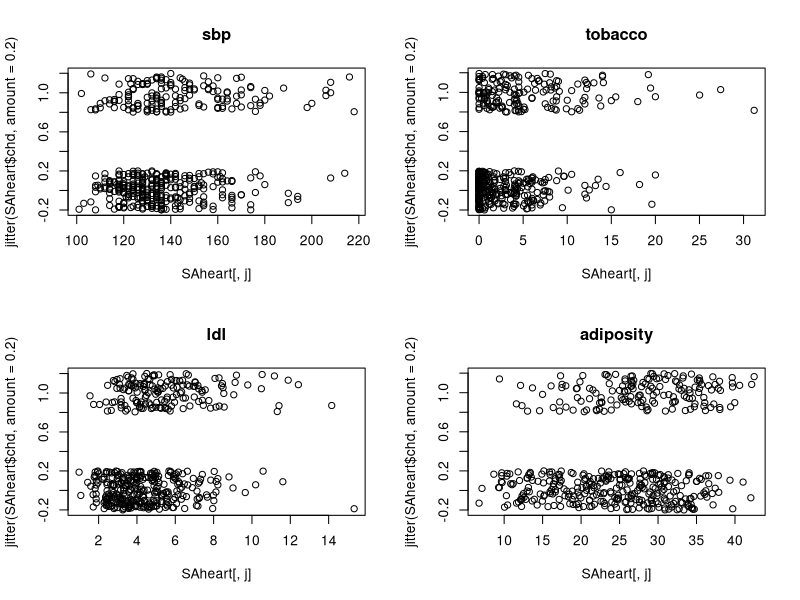
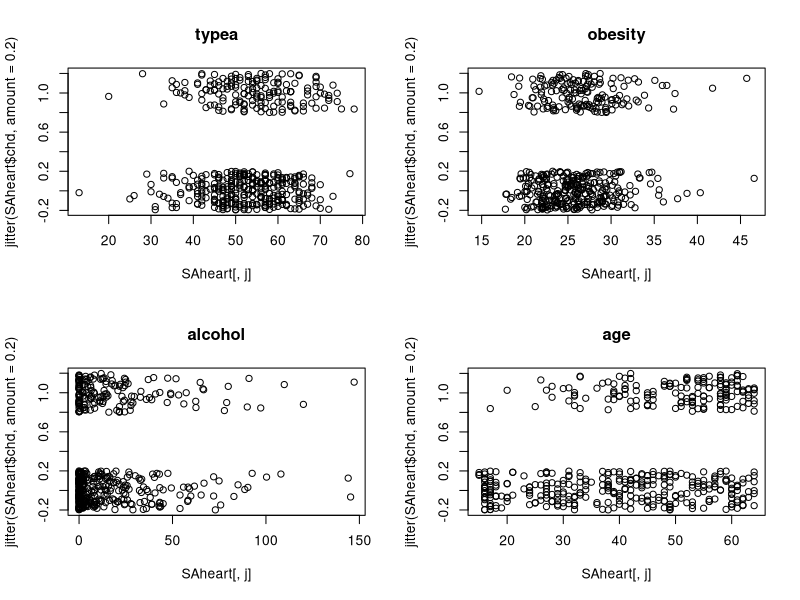
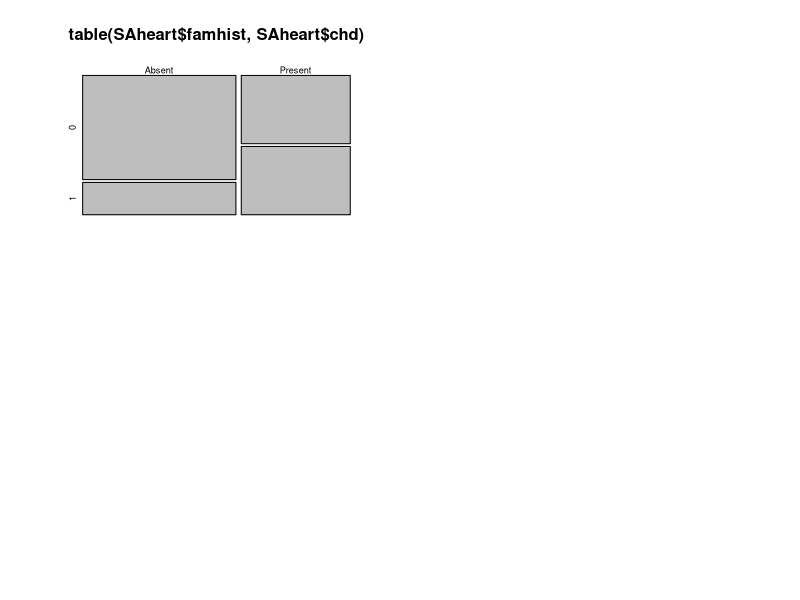
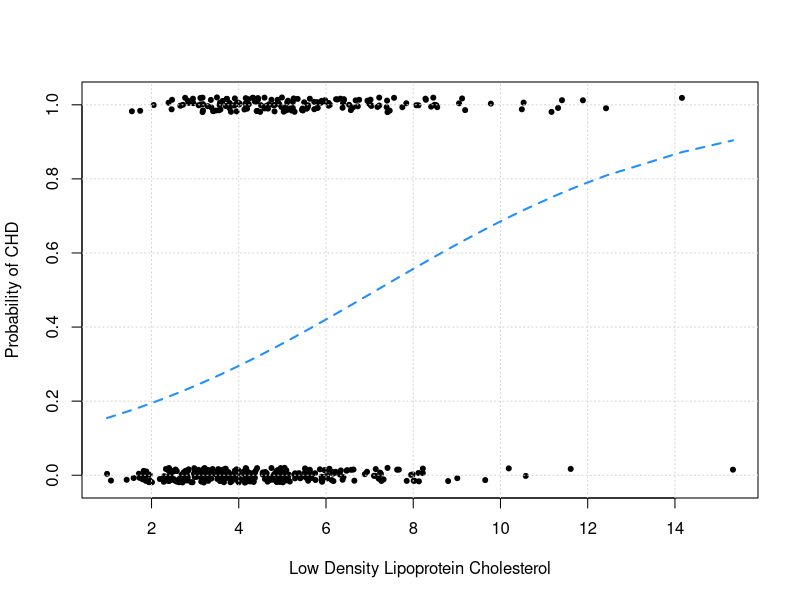
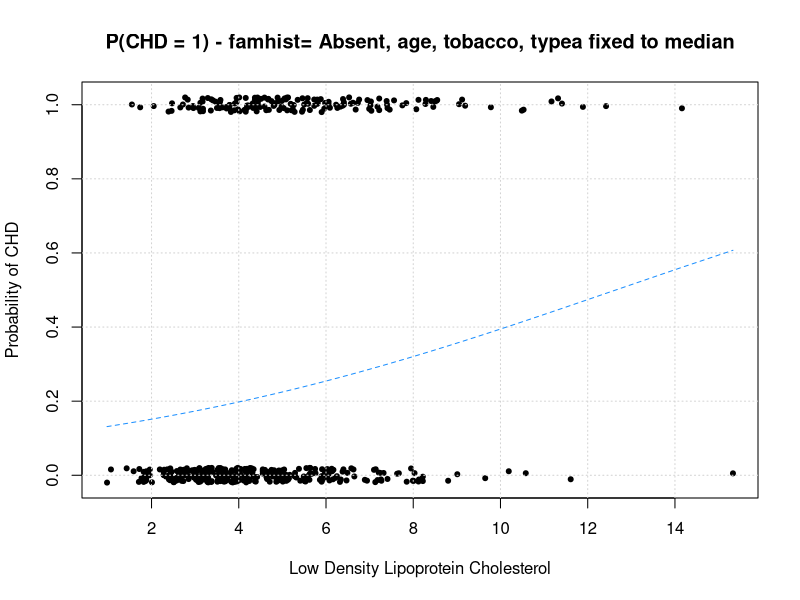
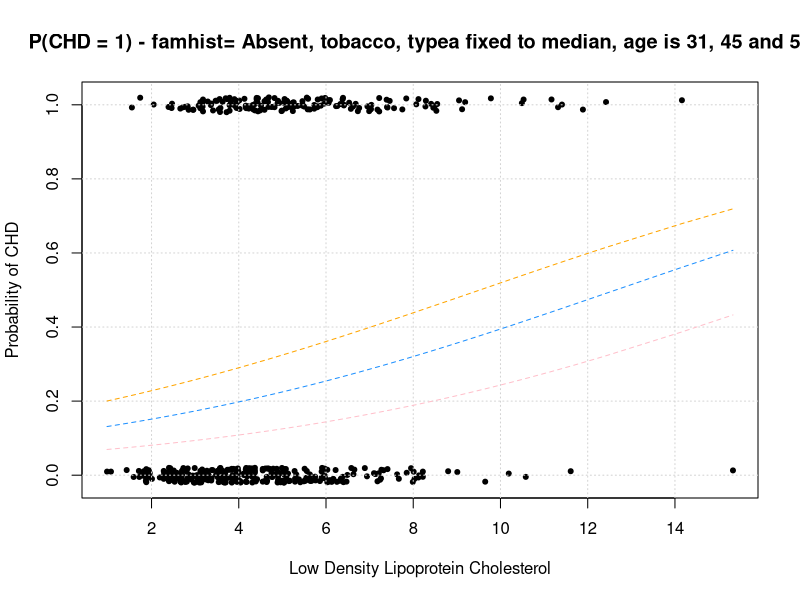
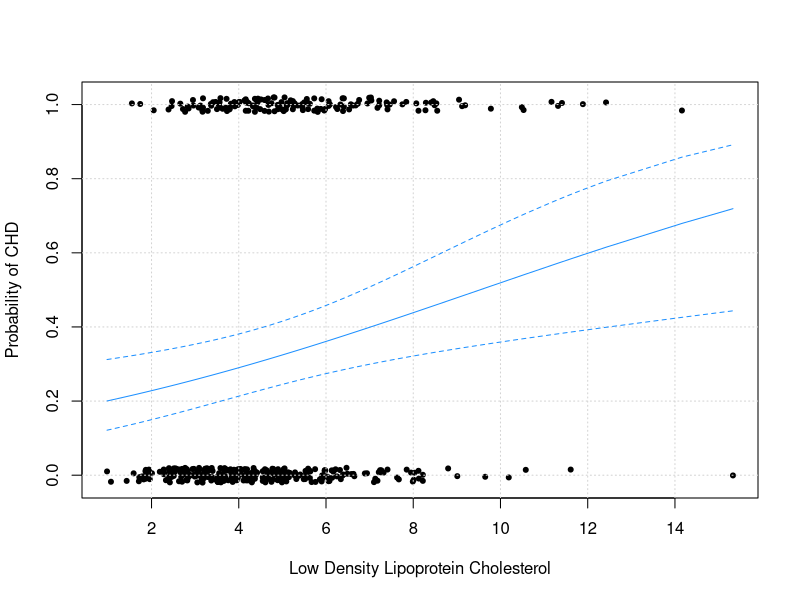
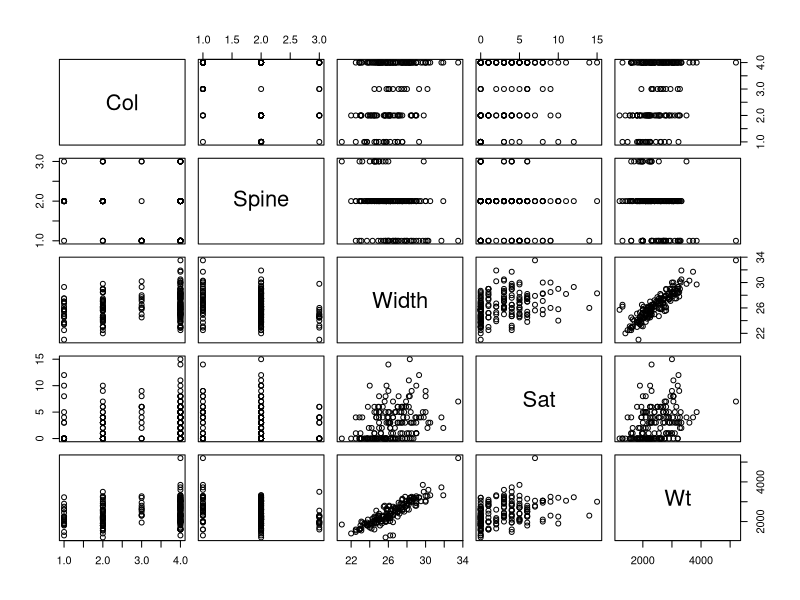

Write R code to recreate these figures, in order.
## ---- chunk 1
SAheart <- read.table("SAheart.csv",sep=",",head=TRUE)
## ---- chunk 2
par(mfrow=c(2,2))
for(j in 1:4) plot(jitter(SAheart$chd, amount = 0.2)~SAheart[,j], main = names(SAheart)[j])
## ---- chunk 3
par(mfrow=c(2,2))
for(j in 6:9) plot(jitter(SAheart$chd, amount = 0.2)~SAheart[,j], main = names(SAheart)[j])
## ---- chunk 4
table(SAheart$famhist, SAheart$chd)
mosaicplot(table(SAheart$famhist, SAheart$chd))
## ---- chunk 5
par(mfrow=c(1,1))
chd_mod_ldl <- glm(chd ~ ldl, data = SAheart, family = binomial)
summary(chd_mod_ldl)
plot(jitter(chd, factor = 0.1) ~ ldl, data = SAheart, pch = 20, 
ylab = "Probability of CHD", xlab = "Low Density Lipoprotein Cholesterol")
grid()
lines(sort(SAheart$ldl),
  predict(chd_mod_ldl, data.frame(ldl = sort(SAheart$ldl)), type = "response"), 
  col = "dodgerblue", lty = 2, lwd = 2)
## ---- chunk 6
confint.default(chd_mod_ldl,level=0.95, parm = "ldl")
## based on asymptotic normal distribution
coef(chd_mod_ldl)[2] + summary(chd_mod_ldl)$coef[2,2] * qnorm(c(0.025,0.975))
## ---- chunk 7
chd_mod_additive <- glm(chd ~ ., data = SAheart,  family = binomial)
summary(chd_mod_additive)
## ---- chunk 8
chd_mod_ldl$deviance
chd_mod_additive$deviance
## ---- chunk 9
anova(chd_mod_ldl, chd_mod_additive, test = "LRT")
## or manually
# 2*as.numeric(logLik(chd_mod_additive)-logLik(chd_mod_ldl))
# chd_mod_ldl$deviance - chd_mod_additive$deviance
# pchisq(2*as.numeric(logLik(chd_mod_additive)-logLik(chd_mod_ldl)), lower.tail = FALSE, 
#        df = chd_mod_ldl$df.residual-chd_mod_additive$df.residual)
## ---- chunk 10
# First backward selection 
chd_mod_selected <- step(chd_mod_additive, trace = 1, k = 2)
coef(chd_mod_selected)
## ---- chunk 11
chd_mod_null <- glm(formula = chd ~ 1, family = binomial, data = SAheart)
# forward selection 
step(chd_mod_null, trace = 1, k = 2, direction = "forward", 
                         scope = list(upper = chd_mod_additive))
## ---- chunk 12
bic_k <- log(nrow(SAheart))
# forward selection 
step(chd_mod_null, trace = 1, k = bic_k, direction = "forward", 
                         scope = list(upper = chd_mod_additive))
## ---- chunk 13
anova(chd_mod_selected, chd_mod_additive, test = "LRT")
## ---- chunk 14
nd <- data.frame(ldl = sort(SAheart$ldl),
                 age = median(SAheart$age), famhist= "Absent",
                 tobacco = median(SAheart$tobacco),  typea = median(SAheart$typea))
par(mfrow=c(1,1))
chd_mod_ldl <- glm(chd ~ ldl, data = SAheart, family = binomial)
summary(chd_mod_ldl)
plot(jitter(chd, factor = 0.1) ~ ldl, data = SAheart, pch = 20, 
ylab = "Probability of CHD", xlab = "Low Density Lipoprotein Cholesterol")
grid()
lines(nd$ldl, 
      predict(chd_mod_selected, newdata = nd, type = "response"), 
      col = "dodgerblue", lty = 2)
title(main = "P(CHD = 1) - famhist= Absent, age, tobacco, typea fixed to median")
## ---- chunk 15
nd <- data.frame(ldl = sort(SAheart$ldl),
                 age = 45, famhist= "Absent",
                 tobacco = median(SAheart$tobacco),  typea = median(SAheart$typea))
par(mfrow=c(1,1))
chd_mod_ldl <- glm(chd ~ ldl, data = SAheart, family = binomial)
summary(chd_mod_ldl)
plot(jitter(chd, factor = 0.1) ~ ldl, data = SAheart, pch = 20, 
ylab = "Probability of CHD", xlab = "Low Density Lipoprotein Cholesterol")
grid()
lines(nd$ldl, 
      predict(chd_mod_selected, newdata = nd, type = "response"), 
      col = "dodgerblue", lty = 2)
nd$age <- 31
lines(nd$ldl, 
      predict(chd_mod_selected, newdata = nd, type = "response"), 
      col = "pink", lty = 2)
nd$age <- 55
lines(nd$ldl, 
      predict(chd_mod_selected, newdata = nd, type = "response"), 
      col = "orange", lty = 2)
title(main = "P(CHD = 1) - famhist= Absent, tobacco, typea fixed to median, age is 31, 45 and 55")
## ---- chunk 16
pred_vals <- predict(chd_mod_selected, newdata = nd, 
                     type = "link", se.fit = TRUE)
names(pred_vals)
head(pred_vals$fit); head(pred_vals$se.fit)
# the confidence interval for the linear predictor 
# based on the normal, the approximate distribution of the estimate of beta 
cint <- cbind(pred_vals$fit + qnorm(.025) * pred_vals$se.fit,
              pred_vals$fit + qnorm(.975) * pred_vals$se.fit)
## confidence interval for the predicted expected value
pint <- cbind(binomial()$linkinv(pred_vals$fit + qnorm(.025) * pred_vals$se.fit),
              binomial()$linkinv(pred_vals$fit + qnorm(.975) * pred_vals$se.fit))
## ---- chunk 17
nd <- data.frame(ldl = sort(SAheart$ldl),
                 age = 45, famhist= "Absent",
                 tobacco = median(SAheart$tobacco),  typea = median(SAheart$typea))
par(mfrow=c(1,1))
chd_mod_ldl <- glm(chd ~ ldl, data = SAheart, family = binomial)
summary(chd_mod_ldl)
plot(jitter(chd, factor = 0.1) ~ ldl, data = SAheart, pch = 20, 
ylab = "Probability of CHD", xlab = "Low Density Lipoprotein Cholesterol")
grid()
lines(nd$ldl, binomial()$linkinv(pred_vals$fit), col = "dodgerblue")
lines(nd$ldl, pint[,1], col = "dodgerblue", lty = 2)
lines(nd$ldl, pint[,2], col = "dodgerblue", lty = 2)
## ---- chunk 18
hcrabs <- read.csv("hcrabs.csv", header = TRUE)
plot(hcrabs)
## ---- chunk 19
hcrabs$Spine <- factor(hcrabs$Spine, levels = c("NoneOK", "OneOK", "BothOK"))
hcrabs$Col <- factor(hcrabs$Col, levels = c("LM", "M", "DM", "D"))

## ---- chunk 20
par(mfrow=c(1,2))
plot(Sat~Col, data =hcrabs)
plot(Sat~Spine, data =hcrabs)
## ---- chunk 21
model0<-glm(Sat~1, family=poisson(link=log),data=hcrabs)
modelFull<-glm(Sat~., family=poisson(link=log),data=hcrabs)
anova(model0, modelFull, test = "LRT") ## at least some variables are significant
## ---- chunk 22
## use AIC
selAIC <- step(model0, direction = "forward", 
     scope=list(lower = model0, upper = modelFull))
## use BIC 
selBIC <- step(model0, direction = "forward", k = log(nrow(hcrabs)), 
     scope=list(lower = model0, upper = modelFull))
## ---- chunk 23
plot(pmax(log(Sat),0)~Wt, data = hcrabs, col = as.numeric(hcrabs$Col), pch = 16)
nd <- data.frame(Wt = seq(min(hcrabs$Wt),max(hcrabs$Wt), length.out=80), Col = "D")
lines(nd$Wt, predict.glm(selAIC, newdata = nd,type = "link"), col = 1)
nd$Col <- "DM"
lines(nd$Wt, predict.glm(selAIC, newdata = nd,type = "link"), col = 2)
nd$Col <- "LM"
lines(nd$Wt, predict.glm(selAIC, newdata = nd,type = "link"), col = 3)
nd$Col <- "M"
lines(nd$Wt, predict.glm(selAIC, newdata = nd,type = "link"), col = 4)
## ---- chunk 24
plot(Sat~Wt, data = hcrabs, col = as.numeric(hcrabs$Col), pch = 16)
nd <- data.frame(Wt = seq(min(hcrabs$Wt),max(hcrabs$Wt), length.out=80), Col = "D")
lines(nd$Wt, predict.glm(selAIC, newdata = nd,type = "response"), col = 1)
nd$Col <- "DM"
lines(nd$Wt, predict.glm(selAIC, newdata = nd,type = "response"), col = 2)
nd$Col <- "LM"
lines(nd$Wt, predict.glm(selAIC, newdata = nd,type = "response"), col = 3)
nd$Col <- "M"
lines(nd$Wt, predict.glm(selAIC, newdata = nd,type = "response"), col = 4)
## ---- chunk 25
selAIC_prod <- glm(formula = Sat ~ Wt * Col, family = poisson(link = log), data = hcrabs)
summary(selAIC_prod)
anova(selAIC, selAIC_prod, test = "LRT")
## ---- chunk 26
plot(pmax(log(Sat),0)~Wt, data = hcrabs, col = as.numeric(hcrabs$Col), pch = 16)
nd <- data.frame(Wt = seq(min(hcrabs$Wt),max(hcrabs$Wt), length.out=80), Col = "D")
lines(nd$Wt, predict.glm(selAIC_prod, newdata = nd,type = "link"), col = 1)
nd$Col <- "DM"
lines(nd$Wt, predict.glm(selAIC_prod, newdata = nd,type = "link"), col = 2)
nd$Col <- "LM"
lines(nd$Wt, predict.glm(selAIC_prod, newdata = nd,type = "link"), col = 3)
nd$Col <- "M"
lines(nd$Wt, predict.glm(selAIC_prod, newdata = nd,type = "link"), col = 4)
## ---- chunk 27
plot(Sat~Wt, data = hcrabs, col = as.numeric(hcrabs$Col), pch = 16)
nd <- data.frame(Wt = seq(min(hcrabs$Wt),max(hcrabs$Wt), length.out=80), Col = "D")
lines(nd$Wt, predict.glm(selAIC_prod, newdata = nd,type = "response"), col = 1)
nd$Col <- "DM"
lines(nd$Wt, predict.glm(selAIC_prod, newdata = nd,type = "response"), col = 2)
nd$Col <- "LM"
lines(nd$Wt, predict.glm(selAIC_prod, newdata = nd,type = "response"), col = 3)
nd$Col <- "M"
lines(nd$Wt, predict.glm(selAIC_prod, newdata = nd,type = "response"), col = 4)
legend("bottomright", col = c(1,2,3,4), legend = c("D","DM","LM","M"), lty = 1)
## ---- chunk 28
alpha = 0.1
plot(Sat~Wt, data = hcrabs, col = as.numeric(hcrabs$Col), pch = 16)
nd <- data.frame(Wt = seq(min(hcrabs$Wt),max(hcrabs$Wt), length.out=80), Col = "D")
pred <- predict.glm(selAIC_prod, newdata = nd, se.fit = TRUE)
lines(nd$Wt, exp(pred$fit), col = 1)
lines(nd$Wt, exp(pred$fit-qnorm(alpha/2)*pred$se.fit), col = 1, lty = 2)
lines(nd$Wt, exp(pred$fit+qnorm(alpha/2)*pred$se.fit), col = 1, lty = 2)
nd$Col <- "LM"
pred <- predict.glm(selAIC_prod, newdata = nd, se.fit = TRUE)
lines(nd$Wt, exp(pred$fit), col = 3)
lines(nd$Wt, exp(pred$fit-qnorm(alpha/2)*pred$se.fit), col = 3, lty = 2)
lines(nd$Wt, exp(pred$fit+qnorm(alpha/2)*pred$se.fit), col = 3, lty = 2)
legend("bottomright", col = c(1,3), legend = c("D","M"), lty = 1)
## ---- chunk 29
head(residuals(model0, type="deviance"))
# poisson()$dev.resid
sum(residuals(model0, type="deviance")^2); model0$deviance
head(residuals(model0, type="pearson"))
head((hcrabs$Sat - model0$fitted.values)/sqrt(model0$fitted.values))
head(residuals(model0, type="response"))
head((hcrabs$Sat - model0$fitted.values))
## ---- chunk 30
plot(hcrabs$Wt, residuals(model0, type="deviance"), pch = 16)
## ---- chunk 31
plot(hcrabs$Wt, residuals(selAIC, type="deviance"), pch = 16)
